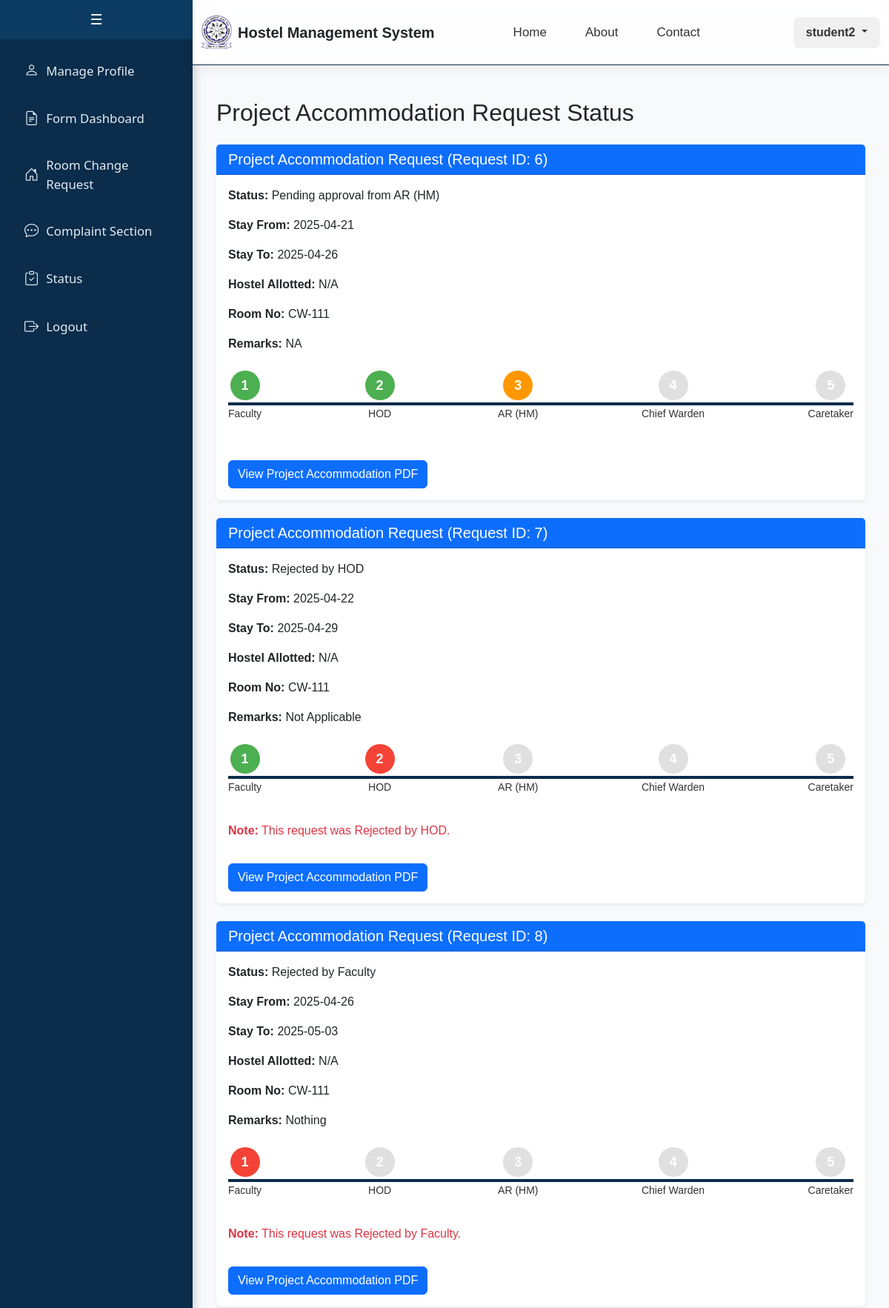
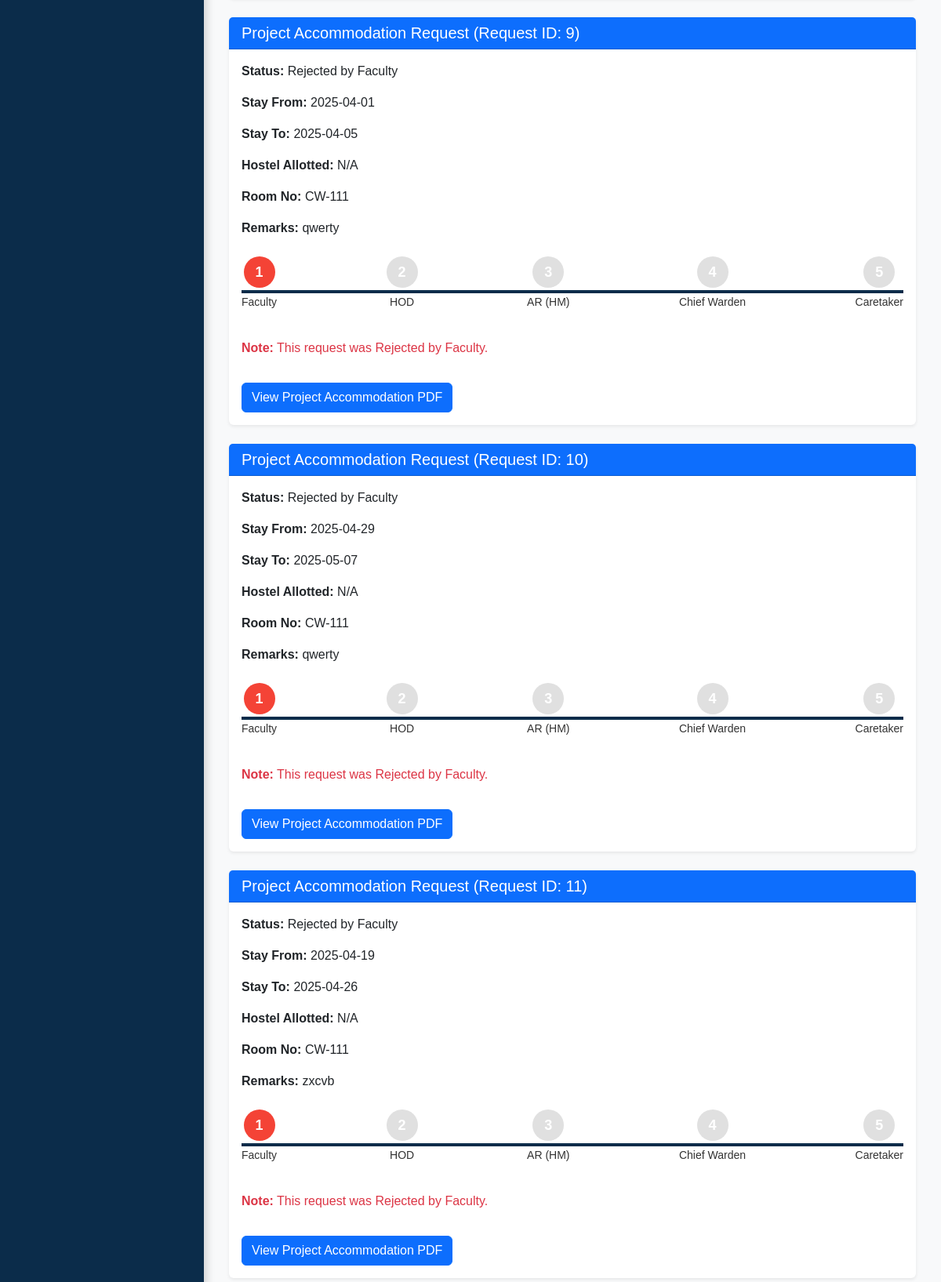
The app's page /student/project_accommodation_status (signed in, upper part) with its own data (2 pictures, top to bottom).
### app/models.py (models this page shows, shortened)
class CustomUser(db.Model):
    __tablename__ = 'custom_user'
    id = db.Column(db.Integer, primary_key=True)
    email = db.Column(db.String(255), unique=True, nullable=False)
    name = db.Column(db.String(100), nullable=False)
    password = db.Column(db.String(100), nullable=False)
    is_staff = db.Column(db.Boolean, default=False)
    is_active = db.Column(db.Boolean, default=True)
    gender = db.Column(db.String(20), default='Not Specified')
    student = db.relationship('Student', backref='user', uselist=False, cascade="all, delete")
    caretaker = db.relationship('Caretaker', backref='user', uselist=False, cascade="all, delete")
    faculty = db.relationship('Faculty', backref='user', uselist=False, cascade="all, delete")
    admin = db.relationship('Admin', backref='user', uselist=False, cascade="all, delete")
    guest = db.relationship('Guest', backref='user', uselist=False, cascade="all, delete")

class ProjectAccommodationRequest(db.Model):
    __tablename__ = 'project_accommodation_request'
    id = db.Column(db.Integer, primary_key=True)
    applicant_id = db.Column(db.Integer, db.ForeignKey('custom_user.id', ondelete='CASCADE'), nullable=False)
    faculty_id = db.Column(db.Integer, db.ForeignKey('faculty.faculty_id', ondelete='SET NULL'))
    address = db.Column(db.Text, nullable=False)
    stay_from = db.Column(db.Date, nullable=False)
    stay_to = db.Column(db.Date, nullable=False)
    category = db.Column(db.String(1), nullable=False)  # 'A' or 'B'
    arrival_date = db.Column(db.Date, nullable=False)
    arrival_time = db.Column(db.Time, nullable=False)
    departure_date = db.Column(db.Date, nullable=False)
    departure_time = db.Column(db.Time, nullable=False)
    offer_letter_path = db.Column(db.String(200))
    id_proof_path = db.Column(db.String(200))
    remarks = db.Column(db.Text)
    hostel_allotted = db.Column(db.String(20), db.ForeignKey('hostel.hostel_no', ondelete='SET NULL'))
    status = db.Column(db.String(50))
    otp = db.Column(db.String(10))  # New column for OTP
    created_at = db.Column(db.DateTime, default=datetime.utcnow)
    applicant = db.relationship('CustomUser', backref=db.backref('project_accommodation_requests', cascade='all, delete-orphan'))
    hostel = db.relationship('Hostel', backref=db.backref('project_accommodation_requests', cascade='all, delete-orphan'))

class Student(db.Model):
    __tablename__ = 'student'
    student_id = db.Column(db.Integer, db.ForeignKey('custom_user.id', ondelete='CASCADE'), primary_key=True)
    department = db.Column(db.String(100))
    student_phone = db.Column(db.String(10))
    student_roll = db.Column(db.String(15), unique=True)
    student_year = db.Column(db.Integer)
    student_room_no = db.Column(db.String(20))
    student_batch = db.Column(db.String(20))

### app/student.py (the view)
@student_bp.route("/student/project_accommodation_status", methods=["GET"])
def project_accommodation_status():
    if 'user_id' not in session or session.get('user_role') != 'student':
        return redirect(url_for('auth.login'))
    user_id = session['user_id']
    project_requests = ProjectAccommodationRequest.query.filter_by(applicant_id=user_id).all()
    if not project_requests:
        flash("No project accommodation requests found.", "info")
    return render_template(
        "student/project_accommodation_status.html",
        project_requests=project_requests
    )

### app/student.py (called while the page is built)
@student_bp.context_processor
def inject_guest_room_booking():
    if 'user_id' in session and session.get('user_role') == 'student':
        user_id = session['user_id']
        guest_room_booking = GuestRoomBooking.query.filter_by(applicant_id=user_id, status="Awaiting Payment from Applicant").first()
        return {'guest_room_booking': guest_room_booking}
    return {'guest_room_booking': None}

### templates/student/project_accommodation_status.html (shortened to what this page needs)
{% extends "student/base.html" %}
{% block content %}
<div class="container mt-4">
    <h2>Project Accommodation Request Status</h2>
    {% if project_requests %}
        {% for request in project_requests %}
        <div class="card shadow-sm border-0 mt-4">
            <div class="card-header bg-primary text-white">
                <h5 class="mb-0">Project Accommodation Request (Request ID: {{ request.id }})</h5>
            </div>
            <div class="card-body">
                <p><strong>Status:</strong> {{ request.status }}</p>
                <p><strong>Stay From:</strong> {{ request.stay_from }}</p>
                <p><strong>Stay To:</strong> {{ request.stay_to }}</p>
                <p><strong>Hostel Allotted:</strong> {{ request.hostel_allotted or 'N/A' }}</p>
                <p><strong>Room No:</strong> {{ request.applicant.student.student_room_no or 'N/A' }}</p>
                <p><strong>Remarks:</strong> {{ request.remarks or 'N/A' }}</p>
                <div class="stepper d-flex justify-content-between align-items-center mt-4">
                    {% set STATUS_FLOW = [
                        'Pending approval from Faculty',
                        'Pending approval from HOD',
                        'Pending approval from AR (HM)',
                        'Pending approval from Chief Warden',
                        'Pending approval from Caretaker',
                        'Approved by Caretaker'
                    ] %}
                    {% set step_names = ['Faculty', 'HOD', 'AR (HM)', 'Chief Warden', 'Caretaker'] %}
                    {% set status_index = STATUS_FLOW.index(request.status) if request.status in STATUS_FLOW else -1 %}
                    {% set rejected_index = step_names.index(request.status.replace('Rejected by ', '')) if 'Rejected by' in request.status else -1 %}
                    {% for step_name in step_names %}
                        {% set i = loop.index0 %}
                        <div class="step
                            {% if rejected_index != -1 %}
                                {% if i < rejected_index %}completed
                                {% elif i == rejected_index %}rejected
                                {% else %}normal{% endif %}
                            {% else %}
                                {% if i < status_index %}completed
                                {% elif i == status_index %}pending
                                {% else %}normal{% endif %}
                            {% endif %}
                        ">
                            <div class="circle">{{ loop.index }}</div>
                            <p class="text-center mt-2">{{ step_name }}</p>
                        </div>
                    {% endfor %}
                </div>
                {% if 'Rejected' in request.status %}
                <p class="text-danger mt-3">
                    <strong>Note:</strong> This request was {{ request.status }}.
                </p>
                {% endif %}
                <button class="btn btn-primary mt-3" onclick="viewPDF('{{ request.id }}')">View Project Accommodation PDF</button>
            </div>
        </div>
        {% endfor %}
    {% else %}
        <p>No project accommodation requests found.</p>
    {% endif %}
</div>
{% endblock %}

### templates/includes/header.html (shortened to what this page needs)
<div class="ezy__nav4 glass">
    <nav class="navbar navbar-expand-lg py-3">
        <div class="container">
            <a class="navbar-brand d-flex align-items-center gap-2" href="/">
                <img src="{{ url_for('static', filename='logo.jpg') }}" alt="Logo" class="logo-img">
                <span class="fw-bold fs-5 text-dark">Hostel Management System</span>
            </a>
            <div class="collapse navbar-collapse justify-content-between" id="ezy_nav4-navbar-text">
				<ul class="navbar-nav me-auto d-flex justify-content-center gap-3" style="margin-left: 4.5rem;">
					<li class="nav-item"><a class="nav-link nav-hover" href="/">Home</a></li>
					<li class="nav-item"><a class="nav-link nav-hover" href="/about">About</a></li>
					<li class="nav-item"><a class="nav-link nav-hover" href="/contact">Contact</a></li>
				</ul>
				{% if session['user_role'] %}
				<div class="dropdown">
				<button class="btn user-dropdown-btn dropdown-toggle" type="button" id="userDropdown"
					data-bs-toggle="dropdown" aria-expanded="false">
					{{ session['user_name'] }}
				</button>
				</div>
				{% else %}
				<a href="/login" class="btn custom-login-btn ms-lg-3">Login</a>
				{% endif %}
			</div>
        </div>
    </nav>
</div>

### templates/student/base.html (style rules this page uses)
body { margin: 0; font-family: Arial, sans-serif; }
.navbar { border-bottom: 1px solid #0b2c4a; }

### templates/includes/header.html (style rules this page uses)
.ezy__nav4.glass { backdrop-filter: blur(12px); background: rgba(255, 255, 255, 0.85); border-bottom: 1px solid rgba(200, 200, 200, 0.4); box-shadow: 0 4px 16px rgba(0, 0, 0, 0.06); position: sticky; top: 0; z-index: 1000; transition: background 0.3s ease; }
.ezy__nav4 .navbar-brand img.logo-img { height: 45px; width: auto; }
.navbar-brand span { font-size: 18px; }
.navbar-nav { flex-direction: row; align-items: center; }
.navbar-nav .nav-item { margin: 0 10px; }
.navbar-nav .nav-link { font-weight: 500; font-size: 17px; padding: 10px 16px; color: #333; transition: all 0.2s ease; }
.user-dropdown-btn { background-color: #f0f0f0; color: #333; font-weight: 600; padding: 8px 16px; border-radius: 8px; transition: all 0.2s ease; }

### templates/student/project_accommodation_status.html (style rules this page uses)
.stepper { display: flex; justify-content: space-between; align-items: center; position: relative; margin: 20px 0; }
.stepper::before { content: ''; position: absolute; top: 50%; left: 0; right: 0; height: 4px; background-color: #0b2c4a; z-index: 0; }
.step { position: relative; z-index: 1; text-align: center; }
.step .circle { width: 40px; height: 40px; border-radius: 50%; background-color: #0b2c4a; color: #fff; display: flex; align-items: center; justify-content: center; font-weight: bold; font-size: 18px; margin: 0 auto; }
.step.completed .circle { background-color: #4caf50; }
.step.rejected .circle { background-color: #f44336; }
.step.pending .circle { background-color: #ff9800; }
.step.normal .circle { background-color: #e0e0e0; }
.step p { margin-top: 10px; font-size: 14px; color: #333; }

### records on screen
CustomUser: user_name "student2"
ProjectAccommodationRequest: id "6", status "Pending approval from AR (HM)", stay_from "2025-04-21", stay_to "2025-04-26", hostel_allotted "N/A", applicant.student "CW-111", remarks "NA", step_names "Faculty" "HOD" "AR (HM)" "Chief Warden" "Caretaker"
ProjectAccommodationRequest: id "7", status "Rejected by HOD", stay_from "2025-04-22", stay_to "2025-04-29", hostel_allotted "N/A", applicant.student "CW-111", remarks "Not Applicable", step_names "Faculty" "HOD" "AR (HM)" "Chief Warden" "Caretaker"
ProjectAccommodationRequest: id "8", status "Rejected by Faculty", stay_from "2025-04-26", stay_to "2025-05-03", hostel_allotted "N/A", applicant.student "CW-111", remarks "Nothing", step_names "Faculty" "HOD" "AR (HM)" "Chief Warden" "Caretaker"
ProjectAccommodationRequest: id "9", status "Rejected by Faculty", stay_from "2025-04-01", stay_to "2025-04-05", hostel_allotted "N/A", applicant.student "CW-111", remarks "qwerty", step_names "Faculty" "HOD" "AR (HM)" "Chief Warden" "Caretaker"
ProjectAccommodationRequest: id "10", status "Rejected by Faculty", stay_from "2025-04-29", stay_to "2025-05-07", hostel_allotted "N/A", applicant.student "CW-111", remarks "qwerty", step_names "Faculty" "HOD" "AR (HM)" "Chief Warden" "Caretaker"
ProjectAccommodationRequest: id "11", status "Rejected by Faculty", stay_from "2025-04-19", stay_to "2025-04-26", hostel_allotted "N/A", applicant.student "CW-111", remarks "zxcvb", step_names "Faculty" "HOD" "AR (HM)" "Chief Warden" "Caretaker"
